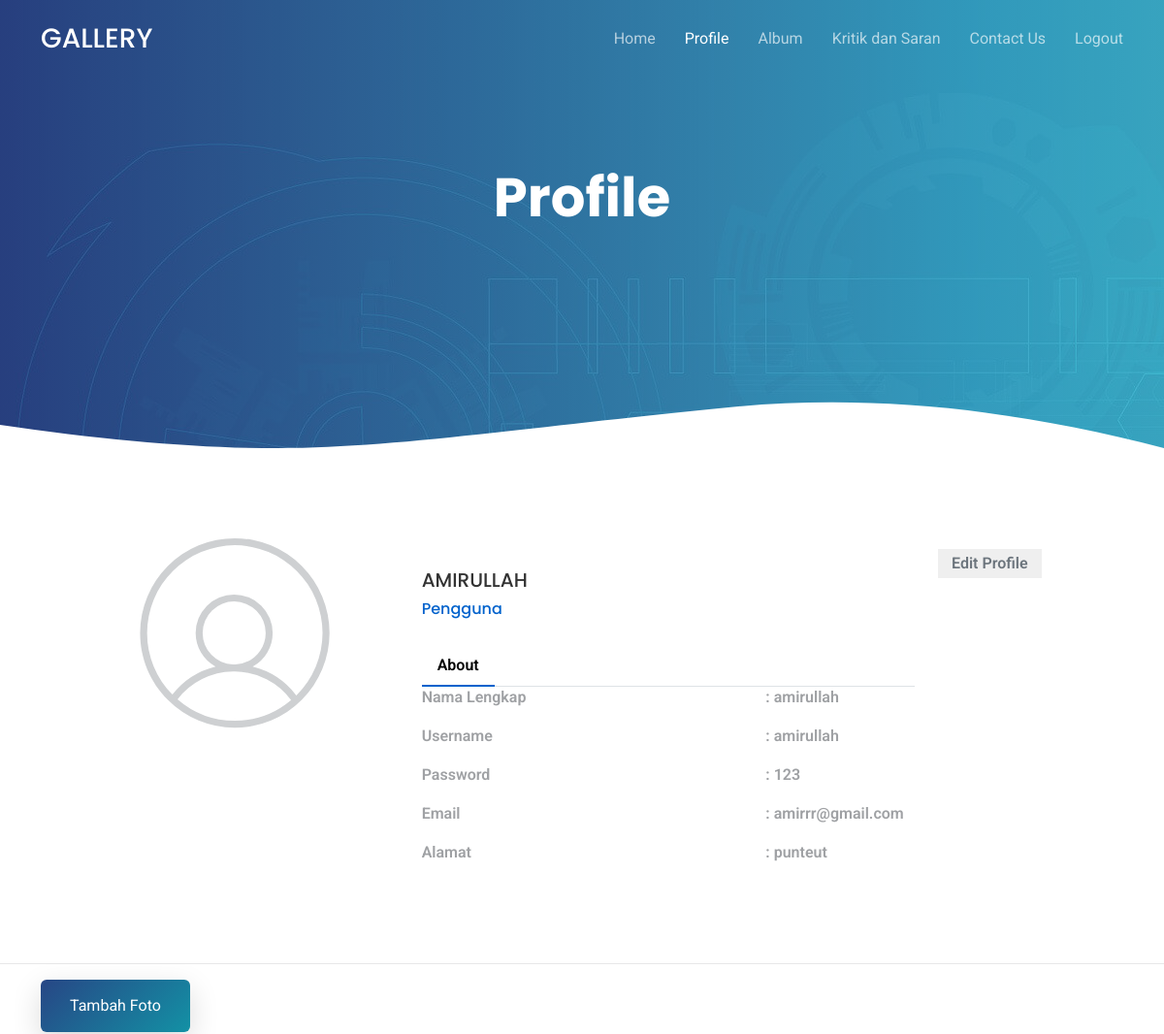
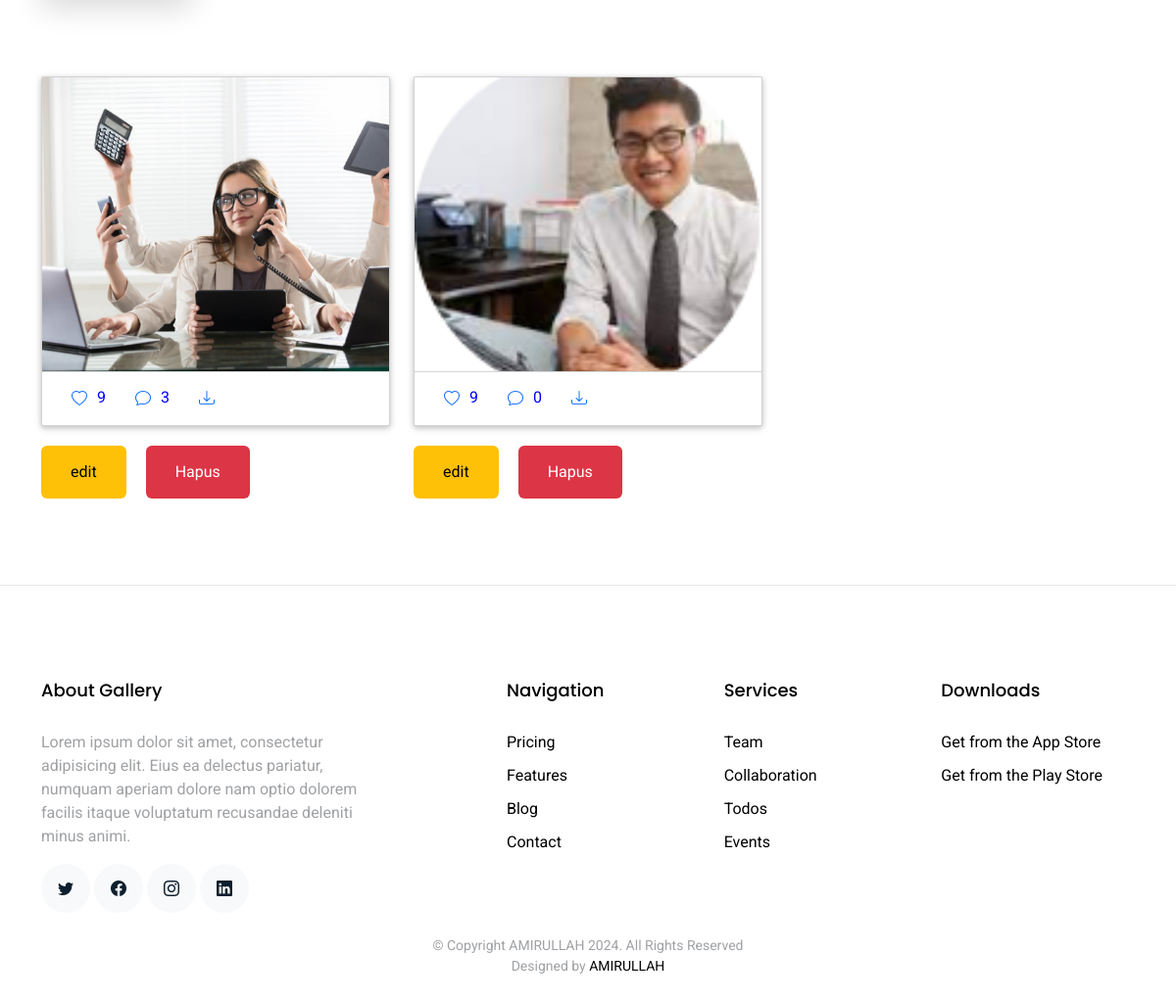
The page /user/profile.php (signed in) on the database its author committed (2 pictures, top to bottom).
### tables this page shows
CREATE TABLE `user` (
  `userid` int(11) NOT NULL,
  `username` varchar(255) NOT NULL,
  `password` varchar(255) NOT NULL,
  `email` varchar(255) NOT NULL,
  `namalengkap` varchar(225) NOT NULL,
  `alamat` text NOT NULL,
  `tanggal_tambah` date NOT NULL
);

CREATE TABLE `foto` (
  `fotoid` int(11) NOT NULL,
  `judulfoto` varchar(255) NOT NULL,
  `deskripsifoto` text NOT NULL,
  `tanggalunggah` date NOT NULL,
  `lokasifile` varchar(255) NOT NULL,
  `albumid` int(11) NOT NULL,
  `userid` int(11) NOT NULL
);

### user/profile.php (the view, shortened to what this page needs)
<?php
include 'koneksi.php';
$userid = $_SESSION['userid'];
$sql = "SELECT * FROM user WHERE userid = $userid";
$result = $conn->query($sql);
if ($result->num_rows > 0) {
    $userData = $result->fetch_assoc();
} else {
    echo "User not found!";
    exit();
}
$sql = "SELECT foto.*, album.namaalbum, COUNT(likefoto.fotoid) AS jumlah_like
        FROM foto
        LEFT JOIN album ON foto.albumid = album.albumid
        LEFT JOIN likefoto ON foto.fotoid = likefoto.fotoid
        WHERE foto.userid = '$userid'
        GROUP BY foto.fotoid, album.albumid";
$result = mysqli_query($conn, $sql);
?>
<!DOCTYPE html>
<html lang="en">
<head>
    <link href="assets/vendor/aos/aos.css" rel="stylesheet">
    <link href="assets/vendor/bootstrap/css/bootstrap.min.css" rel="stylesheet">
    <link href="assets/vendor/bootstrap-icons/bootstrap-icons.css" rel="stylesheet">
    <link href="assets/vendor/boxicons/css/boxicons.min.css" rel="stylesheet">
    <link href="assets/vendor/swiper/swiper-bundle.min.css" rel="stylesheet">
    <link href="assets/css/style.css" rel="stylesheet">
</head>
<body>
    <header id="header" class="fixed-top d-flex align-items-center">
        <div class="container d-flex justify-content-between align-items-center">
<div class="logo">
  <h1><a href="index.php">GALLERY</a></h1>
</div>
<nav id="navbar" class="navbar">
  <ul>
    <li><a class="" href="index.php">Home</a></li>
    <li><a class="active" href="profile.php">Profile</a></li>
    <li><a class="" href="album.php">Album</a></li>
    <li><a href="saran.php">Kritik dan Saran</a></li>
    <li><a href="contact.php">Contact Us</a></li>
<li><a href="logout.php">Logout</a></li>
  </ul>
</nav>
</div>
    </header>
    <main id="main">
        <section class="hero-section inner-page">
            <div class="wave">
            </div>
            <div class="container">
                <div class="row align-items-center">
                    <div class="col-12">
                        <div class="row justify-content-center">
                            <div class="col-md-7 text-center hero-text">
                                <h1 data-aos="fade-up" data-aos-delay=""> Profile</h1>
                            </div>
                        </div>
                    </div>
                </div>
            </div>
        </section>
        <div class="container emp-profile rrq">
            <form method="post">
                <div class="row">
                    <div class="col-md-4">
                        <div class="profile-img wkwkwk">
                            <img src="img/userrrr.svg" alt=""/>
                        </div>
                    </div>
                    <div class="col-md-6">
                        <div class="profile-head">
                                    <h5 class="namaa">
                                    <?= $userData['namalengkap'] ?>
                                    </h5>
                                    <h6>
                                        Pengguna
                                    </h6>
                                    <p class="proile-rating"> <span><br></span></p>
                            <ul class="nav nav-tabs ww" id="myTab" role="tablist">
                                <li class="nav-item">
                                    <a class="nav-link active" id="home-tab" data-toggle="tab" href="#home" role="tab" aria-controls="home" aria-selected="true">About</a>
                                </li>
                            </ul>
                        </div>
                    </div>
                    <div class="col-md-2">
                    <button type="button" class=" profile-edit-btn huhu" data-bs-toggle="modal" data-bs-target="#editProfileModal">
                            Edit Profile
                        </button>
                    </div>
                </div>
                <div class="row">
                    <div class="col-md-4">
                    </div>
                    <div class="col-md-8 www">
                        <div class="tab-content profile-tab" id="myTabContent">
                            <div class="tab-pane fade show active" id="home" role="tabpanel" aria-labelledby="home-tab">
                                        <div class="row">
                                            <div class="col-md-6">
                                                <label>Nama Lengkap</label>
                                            </div>
                                            <div class="col-md-6">
                                              <p>: <?= $userData['namalengkap'] ?></p>
                                            </div>
                                          </div>
                                          <div class="row">
                                              <div class="col-md-6">
                                                  <label>Username</label>
                                              </div>
                                              <div class="col-md-6">
                                                  <p>: <?= $userData['username'] ?></p>
                                              </div>
                                          </div>
                                        <div class="row">
                                            <div class="col-md-6">
                                                <label>Password</label>
                                            </div>
                                            <div class="col-md-6">
                                                <p>: <?= $userData['password'] ?></p>
                                            </div>
                                        </div>
                                        <div class="row">
                                            <div class="col-md-6">
                                                <label>Email</label>
                                            </div>
                                            <div class="col-md-6">
                                                <p>: <?= $userData['email'] ?></p>
                                            </div>
                                        </div>
                                        <div class="row">
                                            <div class="col-md-6">
                                                <label>Alamat</label>
                                            </div>
                                            <div class="col-md-6">
                                                <p>: <?= $userData['alamat'] ?></p>
                                            </div>
                                        </div>
                            </div>
                        </div>
                    </div>
                </div>
            </form>
        </div>
     <hr>
    </main>
    <div class="container mb-5">
        <button type="button" class="btn btn-primary float-right mb-3" data-toggle="modal" data-target="#tambahFotoModal">
            Tambah Foto
        </button>
    </div>
    <main id="main">
    <section class="wrapper mt-5 mb-5" id="">
    <div class="container-fostrap">
        <div class="content">
            <div class="container">
            <div class="row">
  <?php
    include 'koneksi.php';
    while ($data = mysqli_fetch_array($result)) {
      $fotoid = $data['fotoid'];
  ?>
    <div class="col-xs-12 col-sm-4">
      <div class="card carddd">
        <a class="img-card">
          <img src="../gambar/<?=$data['lokasifile']?>" />
        </a>
        <div class="card-read-more d-flex justify-content-start">
          <?php
            $sql2 = mysqli_query($conn, "SELECT * FROM likefoto WHERE fotoid='$fotoid'");
            $dataa= mysqli_num_rows($sql2);
          ?>
          <a href="#" class="btn btn-link">
            <i class="bi bi-heart d-flex mt-1"></i>
          </a>
          <p class="jmllike"> <?=$dataa?>  </p>
          <a href="komentar.php?fotoid=<?= $fotoid ?>" class="btn btn-link">
            <i class="bi bi-chat"></i>
          </a>
          <p class="jmlkomen">  <?php
            $sqlKomentar = mysqli_query($conn, "SELECT COUNT(*) AS jumlah FROM komentarfoto WHERE fotoid='$fotoid'");
            $jumlahKomentar = mysqli_fetch_assoc($sqlKomentar)['jumlah'];
            echo $jumlahKomentar;
          ?></p>
          <a href="download.php?fotoid=<?= $fotoid ?>" class="btn btn-link download" onclick="return confirmDownload();">
            <i class="bi bi-download"></i>
          </a>
        </div>
      </div>
      <div class="d-flex justify-content-start mb-4">
      <a href="edit_foto.php?fotoid=<?= $fotoid ?>" class="btn btn-warning ml-2 muhe" onclick="return confirm('Anda yakin ingin mengedit foto ini?')">edit</a>
        <a href="hapus_foto.php?fotoid=<?= $fotoid ?>" class="btn btn-danger ml-2" onclick="return confirm('Anda yakin ingin menghapus foto ini?')">Hapus</a>
      </div>
    </div>
  <?php
    }
  ?>
</div>
            </div>
        </div>
    </div>
</section>
  </main>
  <hr>
    <footer class="footer" role="contentinfo">
    <div class="container">
      <div class="row">
        <div class="col-md-4 mb-4 mb-md-0">
          <h3>About Gallery</h3>
          <p>Lorem ipsum dolor sit amet, consectetur adipisicing elit. Eius ea delectus pariatur, numquam aperiam
            dolore nam optio dolorem facilis itaque voluptatum recusandae deleniti minus animi.</p>
          <p class="social">
            <a href="#"><span class="bi bi-twitter"></span></a>
            <a href="#"><span class="bi bi-facebook"></span></a>
            <a href="#"><span class="bi bi-instagram"></span></a>
            <a href="#"><span class="bi bi-linkedin"></span></a>
          </p>
        </div>
        <div class="col-md-7 ms-auto">
          <div class="row site-section pt-0">
            <div class="col-md-4 mb-4 mb-md-0">
              <h3>Navigation</h3>
              <ul class="list-unstyled">
                <li><a href="#">Pricing</a></li>
                <li><a href="#">Features</a></li>
                <li><a href="#">Blog</a></li>
                <li><a href="#">Contact</a></li>
              </ul>
            </div>
            <div class="col-md-4 mb-4 mb-md-0">
              <h3>Services</h3>
              <ul class="list-unstyled">
                <li><a href="#">Team</a></li>
                <li><a href="#">Collaboration</a></li>
                <li><a href="#">Todos</a></li>
                <li><a href="#">Events</a></li>
              </ul>
            </div>
            <div class="col-md-4 mb-4 mb-md-0">
              <h3>Downloads</h3>
              <ul class="list-unstyled">
                <li><a href="#">Get from the App Store</a></li>
                <li><a href="#">Get from the Play Store</a></li>
              </ul>
            </div>
          </div>
        </div>
      </div>
      <div class="row justify-content-center text-center">
        <div class="col-md-7">
          <p class="copyright">&copy; Copyright AMIRULLAH 2024. All Rights Reserved</p>
          <div class="credits">
            Designed by <a href="#">AMIRULLAH</a>
          </div>
        </div>
      </div>
    </div>
  </footer>
</body>
</html>

### user/assets/css/style.css (style rules this page uses)
html { overflow-x: hidden; }
body { font-family: "Roboto", sans-serif; color: #9fa1a4; line-height: 1.5; }
a { color: #777; text-decoration: none; transition: 0.3s all ease; }
h1, h2, h3, h4, h5, h6, .font-heading { font-family: "Poppins", sans-serif; color: #000; }
.container { z-index: 2; position: relative; }
section { overflow: hidden; }
.btn { border: none; padding: 15px 30px !important; }
.btn.btn-primary { background: #2d71a1; background: linear-gradient(-45deg, #1391a5, #274685); color: #fff; box-shadow: 0 10px 30px 0 rgba(0, 0, 0, 0.15); }
#header { height: 80px; transition: all 0.5s; z-index: 997; transition: all 0.5s; }
#header .logo h1 { font-size: 28px; margin: 0; padding: 4px 0; line-height: 1; font-weight: 500; }
#header .logo h1 a, #header .logo h1 a:hover { color: #fff; text-decoration: none; }
.navbar { padding: 0; }
.navbar ul { margin: 0; padding: 0; display: flex; list-style: none; align-items: center; }
.navbar li { position: relative; }
.navbar a, .navbar a:focus { display: flex; align-items: center; justify-content: space-between; padding: 10px 0 10px 30px; font-size: 16px; font-weight: 400; color: rgba(255, 255, 255, 0.65); white-space: nowrap; transition: 0.3s; }
.navbar a:hover, .navbar .active, .navbar .active:focus, .navbar li:hover>a { color: #fff; }
.hero-section { background: linear-gradient(to right, rgba(39, 70, 133, 0.8) 0%, rgba(61, 179, 197, 0.8) 100%), url(../img/hero-bg.jpg); position: relative; }
.hero-section .wave { width: 100%; overflow: hidden; position: absolute; z-index: 1; bottom: -150px; }
.hero-section .wave svg { width: 100%; }
.hero-section, .hero-section>.container>.row { height: 100vh; min-height: 880px; }
.hero-section.inner-page { height: 60vh; min-height: 0; }
.hero-section.inner-page .hero-text { transform: translateY(-150px); margin-top: -120px; }
.hero-section h1 { font-size: 3.5rem; color: #fff; font-weight: 700; margin-bottom: 30px; }
.footer { padding: 5rem 0 2.5rem 0; }
.footer h3 { font-size: 18px; margin-bottom: 30px; }
.footer ul li { margin-bottom: 10px; }
.footer a { color: #000; }
.footer .copyright { margin-bottom: 0px; }
.footer .copyright, .footer .credits { font-size: 14px; }
.social a { display: inline-block; width: 50px; height: 50px; border-radius: 50%; background: #f8f9fa; position: relative; text-align: center; transition: 0.3s background ease; color: #0d1e2d; line-height: 0; }
.social a span { display: inline-block; left: 50%; position: absolute; top: 50%; transform: translate(-50%, -50%); }

### rows shown on the page
user: namalengkap "AMIRULLAH", namalengkap "amirullah", username "amirullah", password "123", email "amirrr@gmail.com", alamat "punteut"
foto: lokasifile (picture), dataa "9", jumlahKomentar "3"
foto: lokasifile (picture), dataa "9", jumlahKomentar "0"
